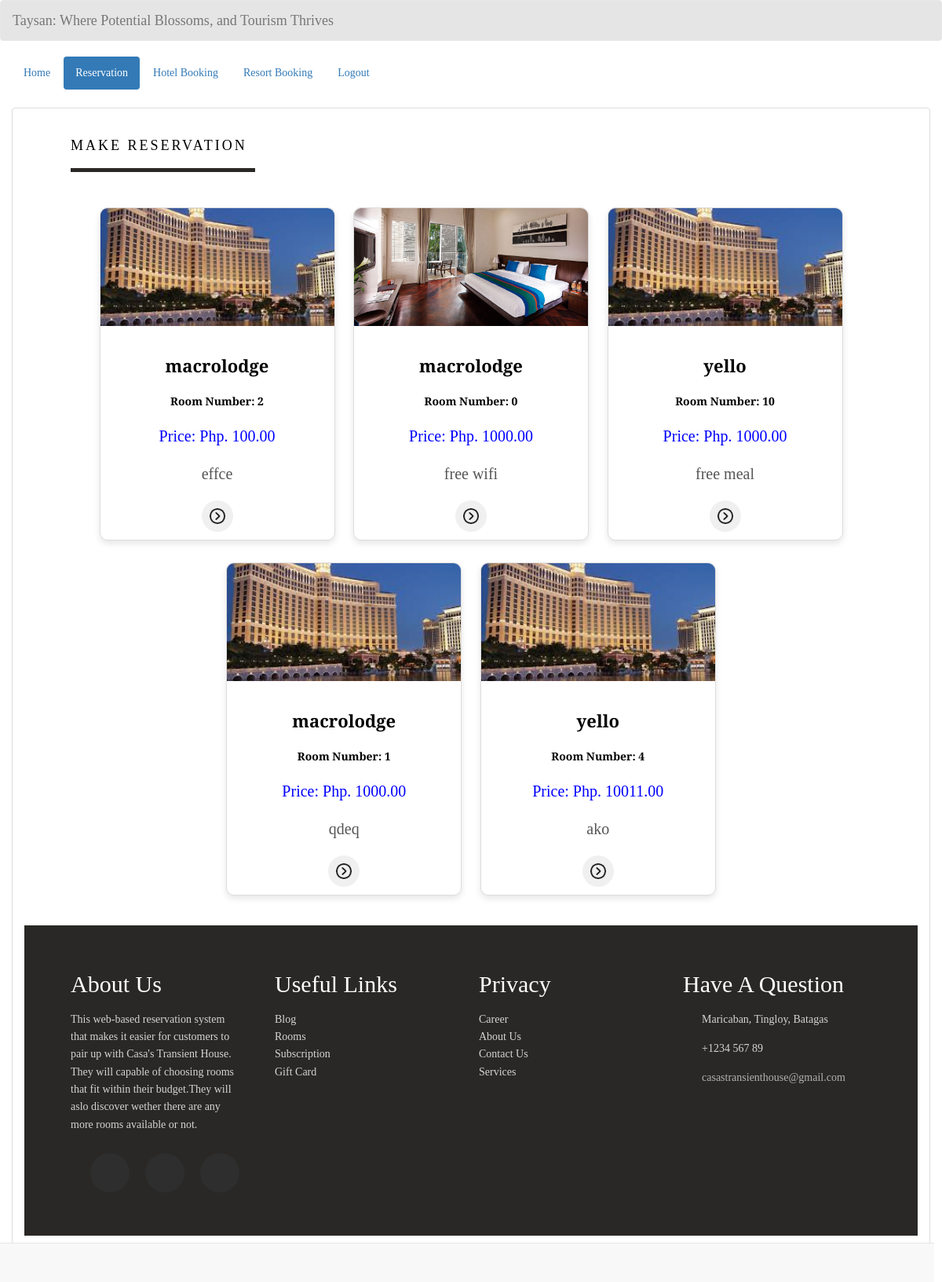
Screenshot of /reservation_hotel.php with the database file from the repository.
### tables this page shows
CREATE TABLE `room` (
  `room_id` int(11) NOT NULL,
  `hotel_name` varchar(200) NOT NULL,
  `room_type` varchar(50) NOT NULL,
  `room_number` varchar(100) NOT NULL,
  `price` varchar(11) NOT NULL,
  `descr` varchar(200) NOT NULL,
  `photo` varchar(100) NOT NULL
);

### reservation_hotel.php (the view, shortened to what this page needs)
<!DOCTYPE html>
<html lang = "en">
	<head>
		<link rel = "stylesheet" type = "text/css" href = "css/bootstrap.css " />
		<link rel = "stylesheet" type = "text/css" href = "css/style.css" />
		<link rel="stylesheet"  type="text/css" href="css/home_user.css">
	</head>
<body>
	<nav style = "background-color:rgba(0, 0, 0, 0.1);" class = "navbar navbar-default">
		<div  class = "container-fluid">
			<div class = "navbar-header">
            <a class = "navbar-brand" >Taysan: Where Potential Blossoms, and Tourism Thrives</a>
			</div>
		</div>
	</nav>
	<div class = "container-fluid">
		<ul class = "nav nav-pills">
        <?php
            $id = isset($_GET['id']) ? $_GET['id'] : null;
            ?>
            <li><a href="home_user.php?id=<?php echo $id; ?>">Home</a></li>
			<li class = "active"><a href="reservation.php?id=<?php echo $id; ?>">Reservation</a></li>
            <li><a href="records.php?id=<?php echo $id; ?>">Hotel Booking</a></li>
            <li><a href="records_resort.php?id=<?php echo $id; ?>">Resort Booking</a></li>
			<li><a href = "login_user.php">Logout</a></li>
		</ul>
	</div>
	<br />
	<div class = "container-fluid">
		<div class = "panel panel-default">
			<div class = "panel-body">
		  <section class = "services sec-width" id = "services">
          <div class="title">
            <h4 style="color: black;">Make Reservation</h4>
        </div>
            <div style="padding: 20px; text-align: center;">
            <?php
                require_once 'connection/connect.php';
                $query = $conn->query("SELECT * FROM `room` ORDER BY `price` ASC") or die(mysql_error());
                while($fetch = $query->fetch_array()){
                ?>
                    <a href="add_reserve.php?room_id=<?php echo $fetch['room_id']; ?>&id=<?php echo $id; ?>" style="text-decoration: none;">
                    <div style="display: inline-block; width: 300px; border: 1px solid #ddd; border-radius: 10px; overflow: hidden; box-shadow: 0 4px 8px rgba(0, 0, 0, 0.1); background-color: #fff; margin: 10px; transition: all 0.3s ease;"
                        onmouseover="this.style.boxShadow='0 8px 16px rgba(0, 0, 0, 0.2)'; this.style.transform='scale(1.05)';"
                        onmouseout="this.style.boxShadow='0 4px 8px rgba(0, 0, 0, 0.1)'; this.style.transform='scale(1)';">
                        <img src="photo/<?php echo $fetch['photo']; ?>" alt="Room Image" style="width: 100%; height: 150px; object-fit: cover; transition: all 0.3s ease;"
                            onmouseover="this.style.transform='scale(1.1)';"
                            onmouseout="this.style.transform='scale(1)';">
                        <div style="padding: 10px; text-align: center;">
                            <h3 style="font-size: 2.2rem; margin-bottom: 5px; font-weight: bold; color: black;"><?php echo $fetch['hotel_name']; ?></h3>
                            <h5 style="font-size: 1.4rem; margin-bottom: 5px; font-weight: bold; color: black;">Room Number: <?php echo $fetch['room_number']; ?></h5>
                            <h4 style="font-size: 2rem; color: #0000ff;"><?php echo "Price: Php. ".$fetch['price'].".00"; ?></h4>
                            <h4 style="font-size: 2rem; color: #555; margin-bottom: 15px;"><?php echo $fetch['descr']; ?></h4>
                            <button onclick="window.location.href = 'add_reserve.php?room_id=<?php echo $fetch['room_id']; ?>&id=<?php echo $id; ?>';
" style="border: none; background-color: #f0f0f0; padding: 10px; border-radius: 50%; cursor: pointer; transition: all 0.3s ease;"
                                    onmouseover="this.style.backgroundColor='#ddd'; this.style.transform='scale(1.1)';"
                                    onmouseout="this.style.backgroundColor='#f0f0f0'; this.style.transform='scale(1)';">
                                <img src="image/next.png" alt="Reserve Button" style="width: 20px; height: 20px;">
                            </button>
                        </div>
                    </div>
                </a>
                <?php
                }
                ?>
            </div>
        </section>
        <footer class = "footer">
            <div class = "footer-container">
                <div>
                    <h2>About Us </h2>
                    <p>This web-based reservation system that makes it easier for customers to pair up with Casa's Transient House.
						They will capable of choosing rooms that fit within their budget.They will aslo discover wether there are any more rooms available or not.
					</p>
                    <ul class = "social-icons">
                        <li class = "flex">
                        </li>
                        <li class = "flex">
                        </li>
                        <li class = "flex">
                        </li>
                    </ul>
                </div>
                <div>
                    <h2>Useful Links</h2>
                    <a href = "#">Blog</a>
                    <a href = "#">Rooms</a>
                    <a href = "#">Subscription</a>
                    <a href = "#">Gift Card</a>
                </div>
                <div>
                    <h2>Privacy</h2>
                    <a href = "#">Career</a>
                    <a href = "#">About Us</a>
                    <a href = "#">Contact Us</a>
                    <a href = "#">Services</a>
                </div>
                <div>
                    <h2>Have A Question</h2>
                    <div class = "contact-item">
                        <span>
                             Maricaban, Tingloy, Batagas
                        </span>
                    </div>
                    <div class = "contact-item">
                        <span>
                            +1234 567 89
                        </span>
                    </div>
                    <div class = "contact-item">
                        <span>
                        <a href = "https://mail.google.com/mail/u/3/#inbox">casastransienthouse@gmail.com</a>
                        </span>
                    </div>
                </div>
            </div>
        </footer>
			</div>
		</div>
	</div>
	<br />
	<div style = "text-align:right; margin-right:10px;" class = "navbar navbar-default navbar-fixed-bottom">
	</div>
    </body>
</html>

### css/home_user.css (style rules this page uses)
:root { --transition: all 0.7s ease; --yellow: #f9d342; --dark: #292826; }
* { box-sizing: border-box; padding: 0; margin: 0; font-family: 'Playfair Display', serif; }
html { scroll-behavior: smooth; }
body { line-height: 1.6; }
.flex { display: flex; flex-direction: column; justify-content: center; align-items: center; }
h1, h2, h3, h4, h5, h6 { padding: 8px 0; }
img { width: 100%; display: block; }
.title { text-transform: uppercase; letter-spacing: 3px; font-size: 30px; color: orangered; border-bottom: 5px solid var(--dark); width: 235px; margin: 15px 0; }
.sec-width { width: 85vw; margin: 0 auto!important; }
.services { margin: 40px 0; }
.footer { background: var(--dark); color: #fff; text-align: center; }
.footer-container { width: 85vw; margin: 0 auto; padding: 30px 0; }
.footer-container p, .footer-container a, .footer-container span { opacity: 0.8; }
.footer a { display: block; color: #fff; text-decoration: none; }
.social-icons { list-style: none; display: flex; justify-content: center; padding: 15px 0; }
.social-icons li { margin: 0 10px; width: 50px; height: 50px; background: #2e2e2e; border-radius: 50%; transition: var(--transition); cursor: pointer; }
.contact-item span { display: block; }
@media (min-width: 900px) { .footer-container { display: grid; grid-template-columns: repeat(2, 1fr); grid-gap: 20px; } }
@media (min-width: 1170px) { .footer { text-align: left; } }
@media (min-width: 1170px) { .footer-container { grid-template-columns: repeat(4, 1fr); } }
@media (min-width: 1170px) { .footer-container div:nth-child(1) p { padding-right: 20px; } }
@media (min-width: 1170px) { .contact-item { display: grid; grid-template-columns: 10% 90%; margin-bottom: 15px; align-items: center; } }

### rows the page displays
room: photo (picture), hotel_name "macrolodge", room_number "2", price "100", descr "effce"
room: photo (picture), hotel_name "macrolodge", room_number "0", price "1000", descr "free wifi"
room: photo (picture), hotel_name "yello", room_number "10", price "1000", descr "free meal"
room: photo (picture), hotel_name "macrolodge", room_number "1", price "1000", descr "qdeq"
room: photo (picture), hotel_name "yello", room_number "4", price "10011", descr "ako"
